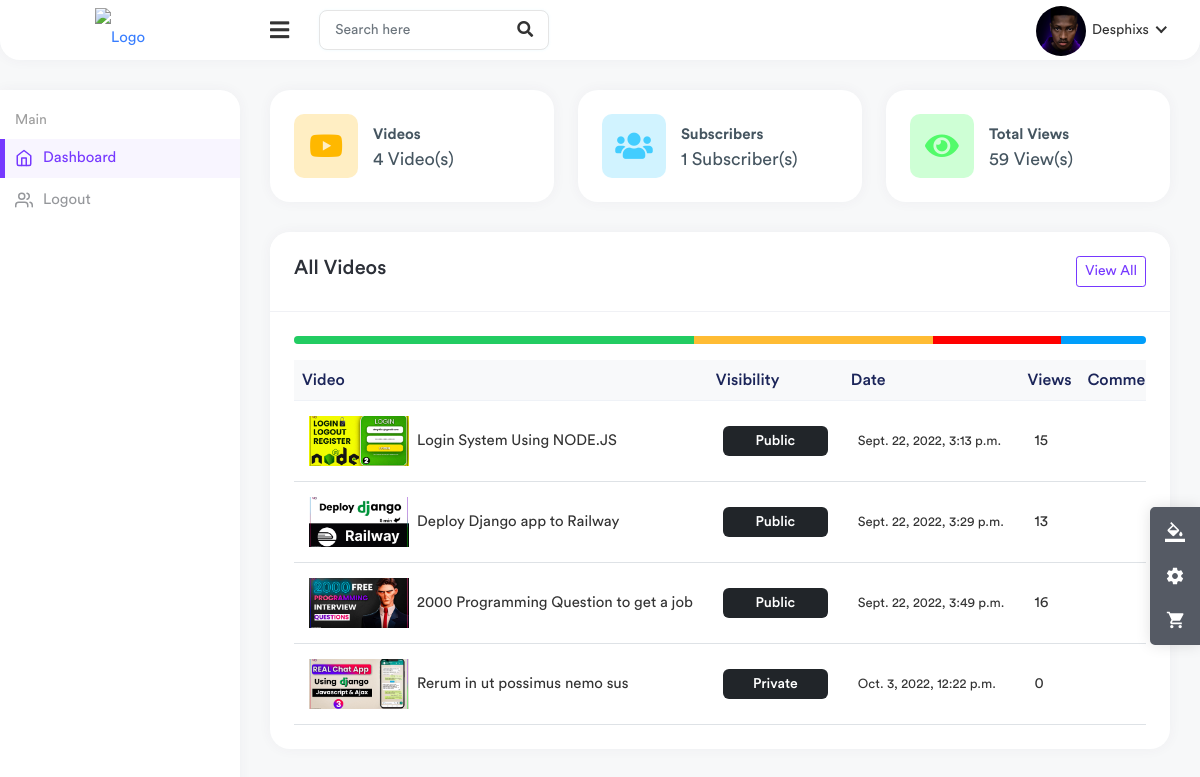
/studio/ (signed in), run on the app's committed database.
### channel/models.py (models this page shows, shortened)
class Channel(models.Model):
    channel_art = models.ImageField(upload_to=user_directory_path, null=True, blank=True, default="channel-art.jpg")
    image = models.ImageField(upload_to=user_directory_path, null=True, blank=True)
    full_name = models.CharField(max_length=200)
    channel_name = models.CharField(max_length=200)
    description = models.TextField(null=True, blank=True)
    keywords = TaggableManager()
    joined = models.DateTimeField(auto_now_add=True)
    status = models.CharField(choices=STATUS, max_length=100, default="active")
    user = models.OneToOneField(User, on_delete=models.SET_NULL, null=True, related_name="channel")
    subscribers = models.ManyToManyField(User, related_name="user_subs")
    verified = models.BooleanField(default=False)
    total_views = models.IntegerField(default=0)
    business_email = models.EmailField(null=True, blank=True)
    make_business_email_public = models.BooleanField(default=False)
    business_location = models.CharField(null=True, blank=True, max_length=500)
    make_business_location_public = models.BooleanField(default=False)
    website = models.URLField(default="https://my-website.com/")
    instagram = models.URLField(default="https://isntagram.com/")
    facebook = models.URLField(default="https://facebook.com/")
    twitter = models.URLField(default="https://twitter.com/")

### core/models.py (models this page shows, shortened)
class Video(models.Model):
    video = models.FileField(upload_to=user_directory_path)
    image = models.ImageField(upload_to=user_directory_path, null=True, blank=True)
    title = models.CharField(max_length=100)
    description = models.TextField(null=True, blank=True)
    tags = TaggableManager()
    date = models.DateTimeField(auto_now_add=True)
    visibility = models.CharField(choices=VISIBILITY, max_length=100, default="public")
    user = models.ForeignKey(User, on_delete=models.SET_NULL, null=True)
    views = models.PositiveIntegerField(default=0)
    likes = models.ManyToManyField(User, related_name="likes")
    featured = models.BooleanField(default=False)

### useradmin/views.py (the view)
# urls.py: path("", views.Studio, name="studio"),
@login_required
def Studio(request):
    user = request.user
    channel = user.channel
    channel = Channel.objects.get(user=user)
    videos = Video.objects.filter(user=user)
    comments = Comment.objects.filter()
    context = {
        "user":user,
        "channel":channel,
        "videos":videos,
    }
    return render(request, "useradmin/studio.html", context)

### templates/useradmin/studio.html (shortened to what this page needs)
{% load static %}
<!DOCTYPE html>
<html lang="en">
    <head>
        <link rel="stylesheet" href="{% static 'assets/css/bootstrap.min.css' %}" />
        <link rel="stylesheet" href="{% static 'assets/plugins/fontawesome/css/fontawesome.min.css' %}" />
        <link rel="stylesheet" href="{% static 'assets/plugins/fontawesome/css/all.min.css' %}" />
        <link rel="stylesheet" href="{% static 'assets/css/style.css' %}" />
    </head>
    <body class="nk-body bg-lighter npc-default has-sidebar no-touch nk-nio-theme">
        <div class="main-wrapper">
            <div class="header header-one">
                <div class="header-left header-left-one">
                    <a href="{% url 'index' %}" class="logo">
                        <img src="https://static.wikia.nocookie.net/logopedia/images/c/c0/YouTube_Studio_short.svg/revision/latest?cb=20200216210451" alt="Logo" />
                    </a>
                </div>
                <a href="javascript:void(0);" id="toggle_btn">
                    <i class="fas fa-bars"></i>
                </a>
                <div class="top-nav-search">
                    <form>
                        <input type="text" class="form-control" placeholder="Search here" />
                        <button class="btn" type="submit"><i class="fas fa-search"></i></button>
                    </form>
                </div>
                <ul class="nav nav-tabs user-menu">
                    <li class="nav-item dropdown has-arrow main-drop">
                        <a href="#" class="dropdown-toggle nav-link" data-bs-toggle="dropdown">
                            <span class="user-img">
                                <img src="{{ channel.image.url }}" style="width: 50px; height: 50px; object-fit: cover;" alt="" />
                            </span>
                            <span>{{ channel.channel_name }}</span>
                        </a>
                    </li>
                </ul>
            </div>
            <div class="sidebar" id="sidebar">
                <div class="sidebar-inner slimscroll">
                    <div id="sidebar-menu" class="sidebar-menu">
                        <ul>
                            <li class="menu-title"><span>Main</span></li>
                            <li class="active">
                                <a href="{% url 'studio' %}"><i data-feather="home"></i> <span>Dashboard</span></a>
                            </li>
                            <li>
                                <a href="{% url 'sign-out' %}"><i data-feather="users"></i> <span>Logout</span></a>
                            </li>
                        </ul>
                    </div>
                </div>
            </div>
            <div class="page-wrapper">
                <div class="content container-fluid">
                    <div class="row">
                        <div class="col-xl-4 col-sm-6 col-12">
                            <div class="card">
                                <div class="card-body">
                                    <div class="dash-widget-header">
                                        <span class="dash-widget-icon bg-1">
                                            <i class="fab fa-youtube"></i>
                                        </span>
                                        <div class="dash-count">
                                            <div class="dash-title">Videos</div>
                                            <div class="dash-counts">
                                                <p>{{videos.count}} Video(s)</p>
                                            </div>
                                        </div>
                                    </div>
                                </div>
                            </div>
                        </div>
                        <div class="col-xl-4 col-sm-6 col-12">
                            <div class="card">
                                <div class="card-body">
                                    <div class="dash-widget-header">
                                        <span class="dash-widget-icon bg-2">
                                            <i class="fas fa-users"></i>
                                        </span>
                                        <div class="dash-count">
                                            <div class="dash-title">Subscribers</div>
                                            <div class="dash-counts">
                                                <p>{{channel.subscribers.all.count}} Subscriber(s)</p>
                                            </div>
                                        </div>
                                    </div>
                                </div>
                            </div>
                        </div>
                        <div class="col-xl-4 col-sm-6 col-12">
                            <div class="card">
                                <div class="card-body">
                                    <div class="dash-widget-header">
                                        <span class="dash-widget-icon bg-3">
                                            <i class="fas fa-eye"></i>
                                        </span>
                                        <div class="dash-count">
                                            <div class="dash-title">Total Views</div>
                                            <div class="dash-counts">
                                                <p>{{channel.total_views}} View(s)</p>
                                            </div>
                                        </div>
                                    </div>
                                </div>
                            </div>
                        </div>
                    </div>
                    <div class="row">
                        <div class="col-md-12 col-lg-12 col-sm-12">
                            <div class="card">
                                <div class="card-header">
                                    <div class="row">
                                        <div class="col">
                                            <h5 class="card-title">All Videos</h5>
                                        </div>
                                        <div class="col-auto">
                                            <a href="invoices.html" class="btn-right btn btn-sm btn-outline-primary">
                                                View All
                                            </a>
                                        </div>
                                    </div>
                                </div>
                                <div class="card-body">
                                    <div class="mb-3">
                                        <div class="progress progress-md rounded-pill mb-3">
                                            <div class="progress-bar bg-success" role="progressbar" style="width: 47%;" aria-valuenow="47" aria-valuemin="0" aria-valuemax="100"></div>
                                            <div class="progress-bar bg-warning" role="progressbar" style="width: 28%;" aria-valuenow="28" aria-valuemin="0" aria-valuemax="100"></div>
                                            <div class="progress-bar bg-danger" role="progressbar" style="width: 15%;" aria-valuenow="15" aria-valuemin="0" aria-valuemax="100"></div>
                                            <div class="progress-bar bg-info" role="progressbar" style="width: 10%;" aria-valuenow="10" aria-valuemin="0" aria-valuemax="100"></div>
                                        </div>
                                    </div>
                                    <div class="table-responsive">
                                        <table class="table table-stripped table-hover">
                                            <thead class="thead-light">
                                                <tr>
                                                    <th>Video</th>
                                                    <th>Visibility</th>
                                                    <th>Date</th>
                                                    <th>Views</th>
                                                    <th>Comments</th>
                                                </tr>
                                            </thead>
                                            <tbody>
                                                {% for v in videos %}
                                                <tr>
                                                    <td>
                                                        <h2 class="table-avatar">
                                                            <a href="{% url 'video-detail' v.id  %}"><img class="avatar avatar-sm me-2 avatar-img roundded-circle" style="width: 100px; height: 50px; object-fit: cover;" src="{{ v.image.url }}" alt="User Image" />{{v.title|truncatechars:40}}</a>
                                                        </h2>
                                                    </td>
                                                    <td><span class="badge bg-dark">{{ v.visibility|title }}</span></td>
                                                    <td><small>{{ v.date }}</small></td>
                                                    <td>{{ v.views }}</td>
                                                    <td>{{ v.comment.all.count }}</td>
                                                </tr>
                                                {% endfor %}
                                            </tbody>
                                        </table>
                                    </div>
                                </div>
                            </div>
                        </div>
                    </div>
                </div>
            </div>
        </div>
    </body>
</html>

### data on the page
Channel: image (picture), channel_name "Desphixs", subscribers.all.count "1", total_views "59"
Video: image (picture), title "Login System Using NODE.JS", visibility "Public", date "Sept. 22, 2022, 3:13 p.m.", views "15"
Video: image (picture), title "Deploy Django app to Railway", visibility "Public", date "Sept. 22, 2022, 3:29 p.m.", views "13"
Video: image (picture), title "2000 Programming Question to get a job", visibility "Public", date "Sept. 22, 2022, 3:49 p.m.", views "16"
Video: image (picture), title "Rerum in ut possimus nemo sus", visibility "Private", date "Oct. 3, 2022, 12:22 p.m.", views "0"

### other printed values
{{ videos.count }} "4"
